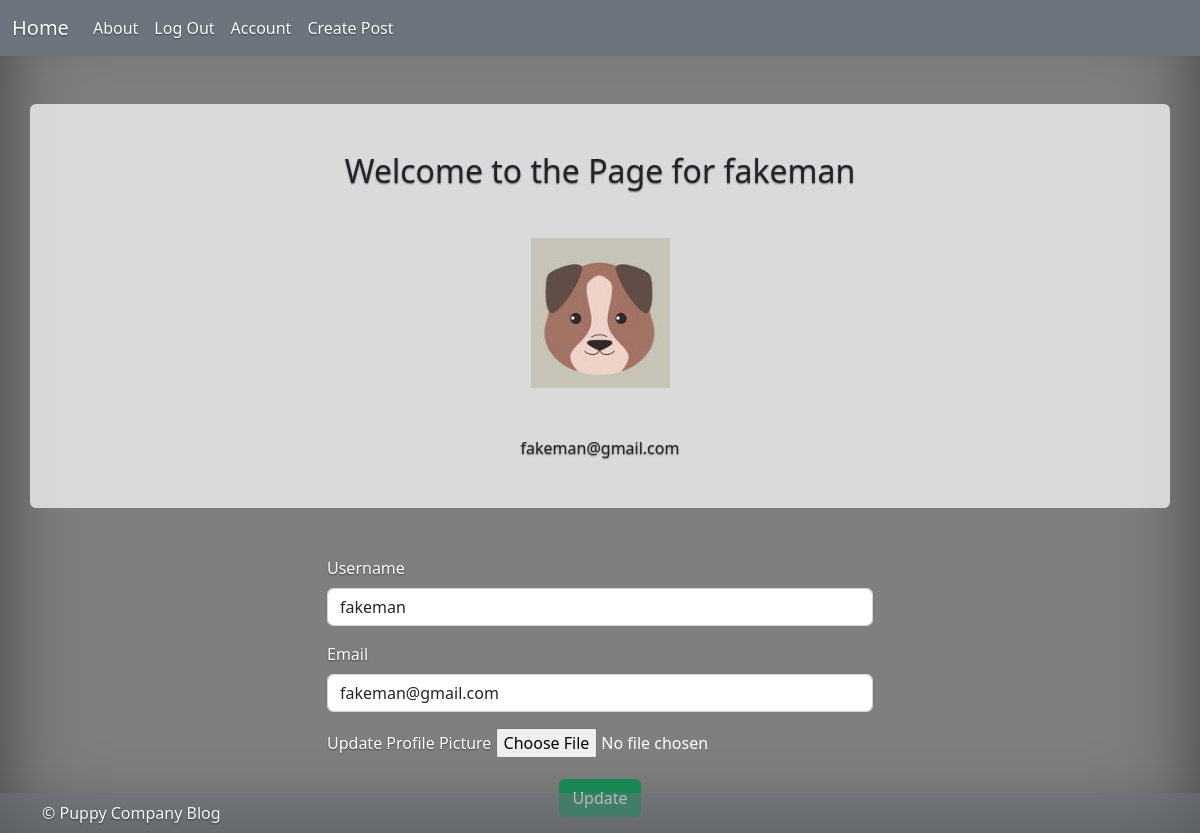
The page /account (signed in) on the database its author committed.
### puppycompanyblog/models.py (models this page shows, shortened)
class User(db.Model,UserMixin):
    __tablename__ = 'users'
    id = db.Column(db.Integer,primary_key=True)
    profile_image = db.Column(db.String(64),nullable=False,default='default_profile.png')
    email = db.Column(db.String(64),unique=True,index=True)
    username = db.Column(db.String(64),unique=True,index=True)
    password_hash = db.Column(db.String(128))
    posts = db.relationship('BlogPost',backref='author',lazy=True)

### puppycompanyblog/users/views.py (the view)
@users.route("/account", methods=['GET', 'POST'])
@login_required
def account():
    form = UpdateUserForm()
    if form.validate_on_submit():
        if form.picture.data:
            username = current_user.username
            pic = add_profile_pic(form.picture.data,username)
            current_user.profile_image = pic
        current_user.username = form.username.data
        current_user.email = form.email.data
        db.session.commit()
        flash('User Account Updated')
        return redirect(url_for('users.account'))
    elif request.method == 'GET':
        form.username.data = current_user.username
        form.email.data = current_user.email
    profile_image = url_for('static', filename='profile_pics/' + current_user.profile_image)
    return render_template('account.html', profile_image=profile_image, form=form)

### puppycompanyblog/users/forms.py (shortened to what this page needs)
class UpdateUserForm(FlaskForm):
    email = StringField('Email', validators=[DataRequired(),Email()])
    username = StringField('Username', validators=[DataRequired()])
    picture = FileField('Update Profile Picture', validators=[FileAllowed(['jpg', 'png'])])
    submit = SubmitField('Update')

### puppycompanyblog/models.py (called while the page is built)
@login_manager.user_loader
def load_user(user_id):
    return User.query.get(user_id)

### puppycompanyblog/templates/account.html (shortened to what this page needs)
{% extends "base.html" %}
{% block content %}
<div class="row my-5 bg-light bg-opacity-75 rounded">
  <div class='text-center col-6 offset-3'>
    <div class = "my-5">
      <h2>Welcome to the Page for {{current_user.username}}</h2>
    </div>
    <div class = "mb-5">
      <img align='center' src="{{ url_for('static', filename='profile_pics/' + current_user.profile_image) }}">
    </div>
    <div class = "mb-5">
      <p>{{ current_user.email }}</p>
    </div>
  </div>
</div>
<div class="fluid-container">
  <div class = "row">
    <div class = "col-6 offset-3">
      <form  method="POST" action="" enctype="multipart/form-data">
        <div class="mb-3">
          {{ form.username.label(class = "form-label text-white") }}
          {{form.username(class= "form-control")  }}
        </div>
        <div class="mb-3">
          {{ form.email.label(class = "form-label text-white") }}
          {{form.email(class= "form-control")  }}
        </div>
        <div class = "mb-3">
          {{ form.picture.label(class = "form-label text-white") }}
          {{ form.picture(class="form-control-file text-white") }}
        </div>
        <div class="mb-3 text-center">
            {{ form.submit(class="btn btn-success") }}
        </div>
      </form>
    </div>
  </div>
</div>
{% endblock content %}

### rows shown on the page
User: username "fakeman", profile_image (picture), email "fakeman@gmail.com"
